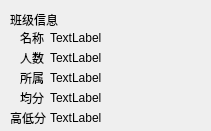
   <widget class="SimpleCardWidget" name="SimpleCardWidget_4">
    <property name="geometry">
     <rect>
      <x>260</x>
      <y>420</y>
      <width>211</width>
      <height>131</height>
     </rect>
    </property>
    <widget class="QLabel" name="label_2">
     <property name="geometry">
      <rect>
       <x>50</x>
       <y>30</y>
       <width>191</width>
       <height>16</height>
      </rect>
     </property>
     <property name="text">
      <string>TextLabel</string>
     </property>
    </widget>
    <widget class="QLabel" name="label_3">
     <property name="geometry">
      <rect>
       <x>50</x>
       <y>50</y>
       <width>191</width>
       <height>16</height>
      </rect>
     </property>
     <property name="text">
      <string>TextLabel</string>
     </property>
    </widget>
    <widget class="QLabel" name="label_4">
     <property name="geometry">
      <rect>
       <x>50</x>
       <y>70</y>
       <width>181</width>
       <height>16</height>
      </rect>
     </property>
     <property name="text">
      <string>TextLabel</string>
     </property>
    </widget>
    <widget class="QLabel" name="label_5">
     <property name="geometry">
      <rect>
       <x>50</x>
       <y>90</y>
       <width>191</width>
       <height>16</height>
      </rect>
     </property>
     <property name="text">
      <string>TextLabel</string>
     </property>
    </widget>
    <widget class="BodyLabel" name="BodyLabel_3">
     <property name="geometry">
      <rect>
       <x>10</x>
       <y>10</y>
       <width>65</width>
       <height>19</height>
      </rect>
     </property>
     <property name="text">
      <string>班级信息</string>
     </property>
    </widget>
    <widget class="QLabel" name="label_6">
     <property name="geometry">
      <rect>
       <x>50</x>
       <y>110</y>
       <width>191</width>
       <height>16</height>
      </rect>
     </property>
     <property name="text">
      <string>TextLabel</string>
     </property>
    </widget>
    <widget class="QLabel" name="label_12">
     <property name="geometry">
      <rect>
       <x>20</x>
       <y>30</y>
       <width>31</width>
       <height>16</height>
      </rect>
     </property>
     <property name="text">
      <string>名称</string>
     </property>
    </widget>
    <widget class="QLabel" name="label_13">
     <property name="geometry">
      <rect>
       <x>20</x>
       <y>50</y>
       <width>31</width>
       <height>16</height>
      </rect>
     </property>
     <property name="text">
      <string>人数</string>
     </property>
    </widget>
    <widget class="QLabel" name="label_14">
     <property name="geometry">
      <rect>
       <x>20</x>
       <y>70</y>
       <width>31</width>
       <height>16</height>
      </rect>
     </property>
     <property name="text">
      <string>所属</string>
     </property>
    </widget>
    <widget class="QLabel" name="label_15">
     <property name="geometry">
      <rect>
       <x>20</x>
       <y>90</y>
       <width>31</width>
       <height>16</height>
      </rect>
     </property>
     <property name="text">
      <string>均分</string>
     </property>
    </widget>
    <widget class="QLabel" name="label_16">
     <property name="geometry">
      <rect>
       <x>10</x>
       <y>110</y>
       <width>41</width>
       <height>16</height>
      </rect>
     </property>
     <property name="text">
      <string>高低分</string>
     </property>
    </widget>
   </widget>
